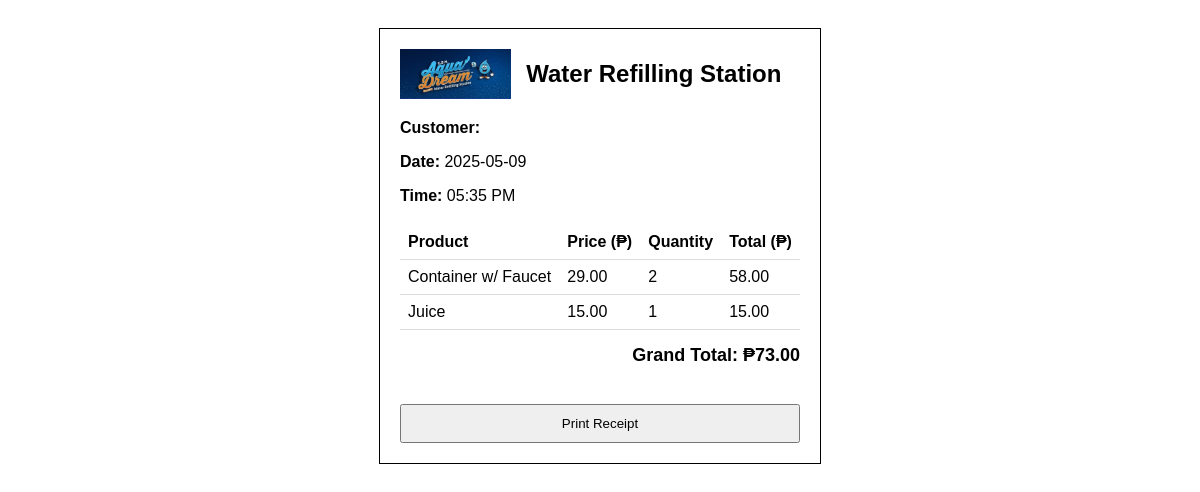
The page /receipt.php?id=4 (signed in) on the database its author committed.
### tables this page shows
CREATE TABLE `sales_transactions` (
  `id` int(11) NOT NULL,
  `user_id` int(11) DEFAULT NULL,
  `date` datetime DEFAULT current_timestamp(),
  `user` varchar(255) DEFAULT NULL,
  `customer_name` varchar(255) DEFAULT NULL
);

CREATE TABLE `sales_items` (
  `id` int(11) NOT NULL,
  `transaction_id` int(11) DEFAULT NULL,
  `product_id` int(11) DEFAULT NULL,
  `product_name` varchar(255) DEFAULT NULL,
  `price` decimal(10,2) DEFAULT NULL,
  `quantity` int(11) DEFAULT NULL
);

### receipt.php (the view, shortened to what this page needs)
<?php
$host = "localhost";
$user = "root";
$password = "";
$database = "water_station";
$conn = new mysqli($host, $user, $password, $database);
$transactionId = isset($_GET['id']) ? (int)$_GET['id'] : 0;
$stmtTrans = $conn->prepare("SELECT date, customer_name FROM sales_transactions WHERE id = ?");
$stmtTrans->bind_param("i", $transactionId);
$stmtTrans->execute();
$resultTrans = $stmtTrans->get_result();
$transaction = $resultTrans->fetch_assoc();
$stmtItems = $conn->prepare("SELECT product_name, price, quantity FROM sales_items WHERE transaction_id = ?");
$stmtItems->bind_param("i", $transactionId);
$stmtItems->execute();
$resultItems = $stmtItems->get_result();
$items = [];
while ($row = $resultItems->fetch_assoc()) {
    $items[] = $row;
}
$grandTotal = 0;
foreach ($items as $item) {
    $grandTotal += $item['price'] * $item['quantity'];
}
?>
<!DOCTYPE html>
<html lang="en">
<head>
</head>
<body>
<div class="receipt">
    <div class="receipt-header">
        <img src="assets/logo.png" alt="Logo" />
        <h2>Water Refilling Station</h2>
    </div>
    <p><strong>Customer:</strong> <?= htmlspecialchars($transaction['customer_name']) ?></p>
    <p><strong>Date:</strong> <?= date("Y-m-d", strtotime($transaction['date'])) ?></p>
    <p><strong>Time:</strong> <?= date("h:i A", strtotime($transaction['date'])) ?></p>
    <table>
        <thead>
            <tr>
                <th>Product</th>
                <th>Price (₱)</th>
                <th>Quantity</th>
                <th>Total (₱)</th>
            </tr>
        </thead>
        <tbody>
            <?php foreach ($items as $item): ?>
            <tr>
                <td><?= htmlspecialchars($item['product_name']) ?></td>
                <td><?= number_format($item['price'], 2) ?></td>
                <td><?= (int)$item['quantity'] ?></td>
                <td><?= number_format($item['price'] * $item['quantity'], 2) ?></td>
            </tr>
            <?php endforeach; ?>
        </tbody>
    </table>
    <p class="total">Grand Total: ₱<?= number_format($grandTotal, 2) ?></p>
    <button onclick="window.print()">Print Receipt</button>
</div>
</body>
</html>

### receipt.php (style rules this page uses)
body { font-family: Arial, sans-serif; padding: 20px; }
.receipt { max-width: 400px; margin: auto; border: 1px solid #000; padding: 20px; }
.receipt-header { display: flex; align-items: center; margin-bottom: 20px; }
.receipt-header img { height: 50px; margin-right: 15px; }
.receipt-header h2 { margin: 0; }
table { width: 100%; margin-top: 20px; border-collapse: collapse; }
th, td { padding: 8px; border-bottom: 1px solid #ddd; text-align: left; }
.total { font-weight: bold; font-size: 18px; margin-top: 15px; text-align: right; }
button { margin-top: 20px; padding: 10px; width: 100%; cursor: pointer; }

### rows shown on the page
sales_transactions: date "2025-05-09", date "05:35 PM"
sales_items: product_name "Container w/ Faucet", price "29.00", quantity "2", $item['price'] * $item['quantity'] "58.00"
sales_items: product_name "Juice", price "15.00", quantity "1", $item['price']*$item['quantity'] "15.00"

### other values the page prints
$grandTotal "73.00"
